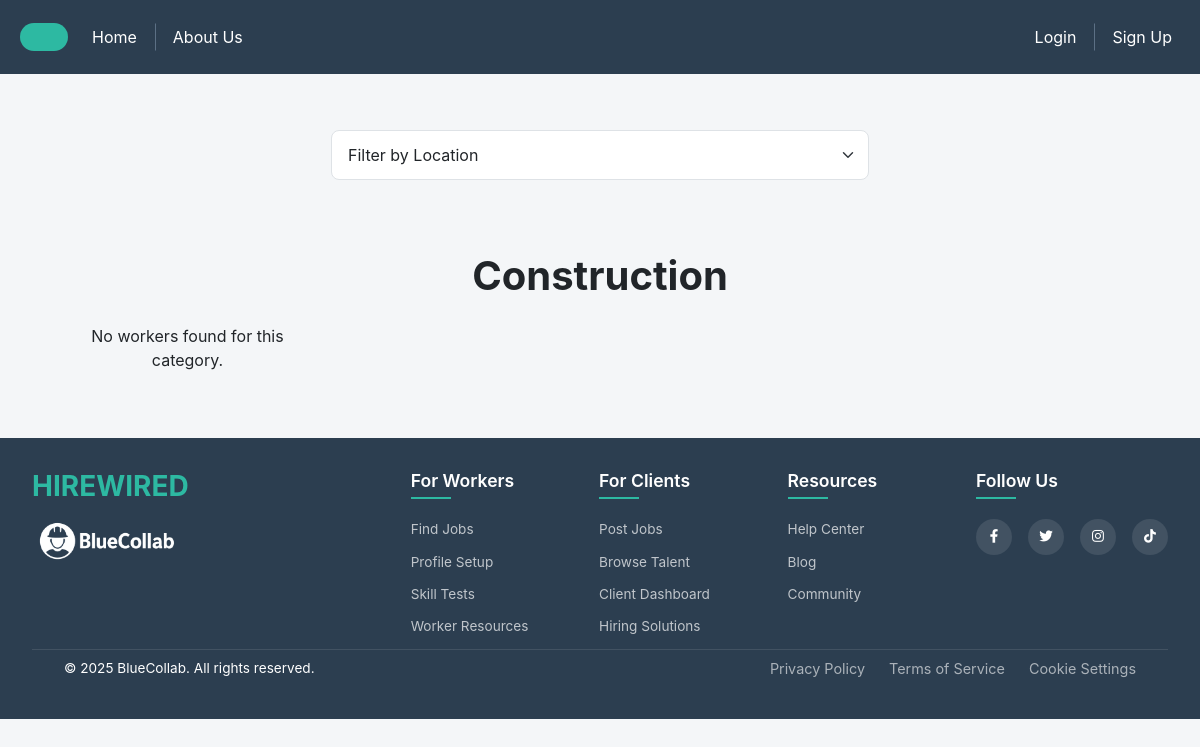
The app's page /workers/?category=Construction, older data.
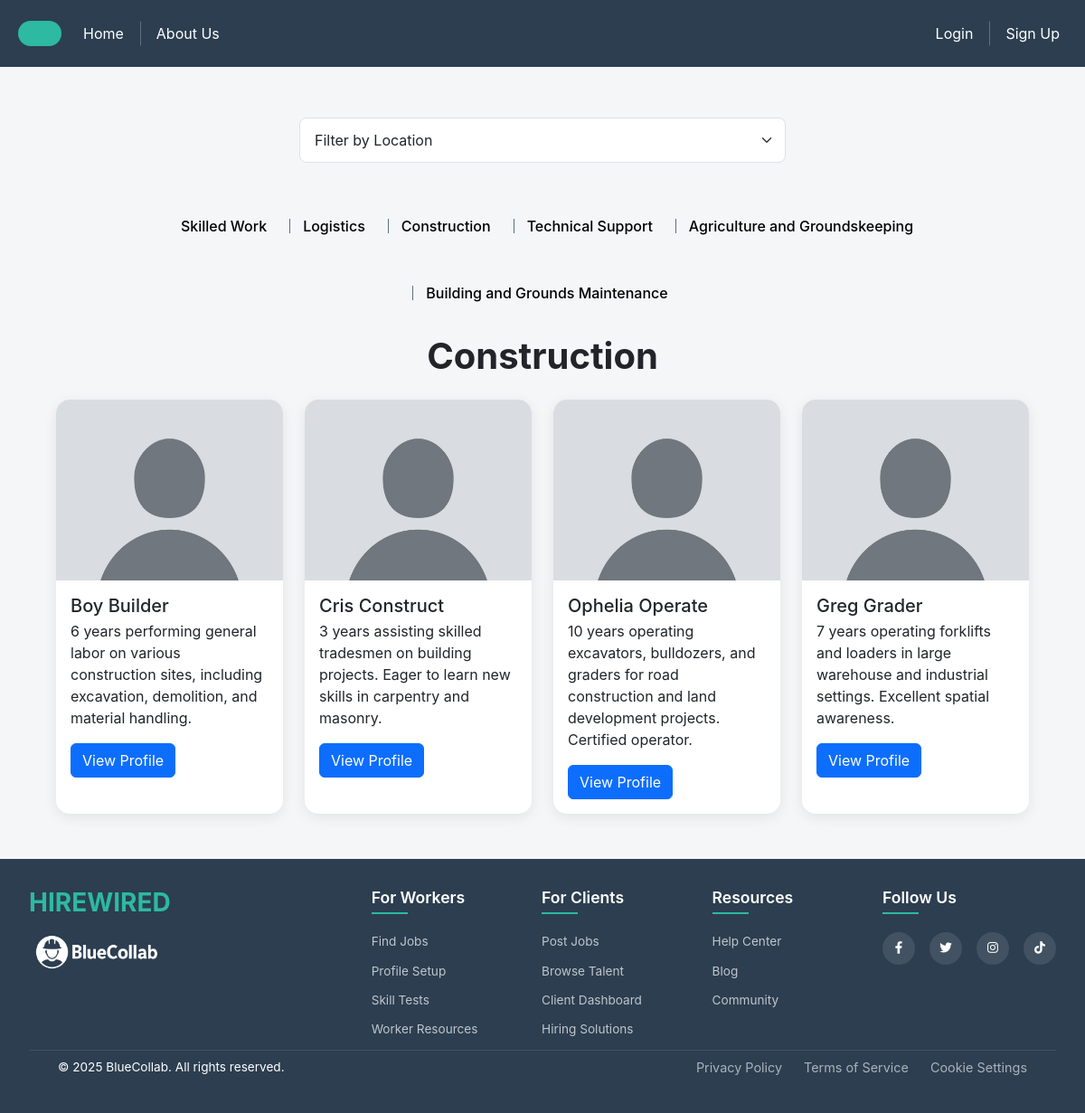
The same page, newer data.
### profiles/models.py (models this page shows, shortened)
class Category(models.Model):
    name = models.CharField(max_length=255, unique=True)
    def __str__(self):
        return self.name

class WorkerProfile(models.Model):
    user = models.OneToOneField(settings.AUTH_USER_MODEL, on_delete=models.CASCADE)
    categories = models.ManyToManyField(Category, blank=True)
    location = models.CharField(max_length=255, blank=True)
    experience = models.TextField(blank=True)
    details = models.TextField(blank=True)
    contact_number = models.CharField(max_length=100, blank=True)
    profile_picture = models.ImageField(upload_to='profile_pictures/', blank=True, null=True, default='profile_pictures/default.jpg')
    certification = models.FileField(upload_to='certifications/', blank=True, null=True)

### session/models.py (models this page shows, shortened)
class User(AbstractUser):
    USER_TYPE_CHOICES = (
        ('worker', 'Worker'),
        ('employer', 'Employer'),
    )
    username = models.CharField(max_length=20, unique=True)
    user_type = models.CharField(max_length=10, choices=USER_TYPE_CHOICES)
    contact_number = models.CharField(max_length=100, blank=True, null=True)
    objects = UserManager()

### hireworkers/views.py (the view)
# urls.py: path('workers/', hire_workers_view, name='hire_workers_view'),
def hire_workers_view(request, *args, **kwargs):
    selected_location = request.GET.get("location")
    categories = Category.objects.all()
    selected_category = request.GET.get('category') or (categories[0].name if categories else None)
    workers = []
    if selected_category:
        workers = get_user_model().objects.filter(
            workerprofile__categories__name=selected_category
        ).distinct()
        if selected_location:
            workers = workers.filter(workerprofile__location__icontains=selected_location)
    locations = get_user_model().objects.filter(
        workerprofile__categories__name=selected_category
    ).exclude(workerprofile__location__isnull=True) \
     .exclude(workerprofile__location__exact='') \
     .values_list('workerprofile__location', flat=True).distinct()
    context = {
        'categories': categories,
        'selected_category': selected_category,
        'workers': workers,
        'locations': locations,
        'selected_location': selected_location,
    }
    return render(request, 'workers.html', context)

### hireworkers/templates/workers.html (shortened to what this page needs)
{% extends 'base.html' %}
{% load static %}
{% block add_css %}
    <link rel="stylesheet" href="{% static 'css/hireworker.css' %}">
    <link href="https://cdn.jsdelivr.net/npm/aos@2.3.4/dist/aos.css" rel="stylesheet">
{% endblock  %}
{% block nav %}
    {% include 'nav.html' %}
{% endblock %}
{% block content %}
<div class="body-container">
    <div class="col">
        <form method="GET">
            <div class="row mb-3 justify-content-center">
                <div class="col-md-6">
                    <select name="location" class="form-select" onchange="this.form.submit()">
                        <option value="">Filter by Location</option>
                    </select>
                </div>
            </div>
        </form>
    </div>
    <div class="row">
        <nav class="d-flex justify-content-center mt-3 flex-wrap">
            <div class="categories-nav-wrapper">
                {% for cat in categories %}
                    <a href="?category={{ cat }}" class="categories-nav {% if cat == selected_category %}active{% endif %}">{{ cat }}</a>
                {% endfor %}
            </div>
        </nav>
    </div>
    <div class="text-center mt-4">
        <h1>{{ selected_category }}</h1>
    </div>
    <div class="container mt-4">
        <div class="row row-cols-1 row-cols-sm-2 row-cols-md-3 row-cols-lg-4 g-4">
            {% for worker in workers %}
                <div class="col" data-aos="fade-up">
                    <div class="card h-100">
                        <img src="{{ worker.workerprofile.profile_picture.url }}" class="card-img-top" alt="Profile picture">
                        <div class="card-body">
                            <h5 class="card-title">{{ worker.get_full_name }}</h5>
                            <p class="card-text">{{ worker.workerprofile.experience|truncatewords:20 }}</p>
                            <a href="{% url 'hire_worker_profile_view' worker.id %}" class="btn btn-primary">View Profile</a>
                        </div>
                    </div>
                </div>
            {% empty %}
                <div class="text-center col-12">
                    <p>No workers found for this category.</p>
                </div>
            {% endfor %}
        </div>
    </div>
</div>
{% endblock %}
{% block footer %}
    {% include 'footer.html' %}
{% endblock %}

Row changes from the older to the newer data that the page shows:
added Category: name "Skilled Work"
added Category: name "Logistics"
added Category: name "Construction"
added Category: name "Technical Support"
added Category: name "Agriculture and Groundskeeping"
added Category: name "Building and Grounds Maintenance"
added User: workerprofile.profile_picture (placeholder picture), get_full_name "Boy Builder", workerprofile.experience "6 years performing general labor on various construction sites, including excavation, demolition, and material handling."
added User: workerprofile.profile_picture (placeholder picture), get_full_name "Cris Construct", workerprofile.experience "3 years assisting skilled tradesmen on building projects. Eager to learn new skills in carpentry and masonry."
added User: workerprofile.profile_picture (placeholder picture), get_full_name "Ophelia Operate", workerprofile.experience "10 years operating excavators, bulldozers, and graders for road construction and land development projects. Certified operator."
added User: workerprofile.profile_picture (placeholder picture), get_full_name "Greg Grader", workerprofile.experience "7 years operating forklifts and loaders in large warehouse and industrial settings. Excellent spatial awareness."
Text that changed along with them:
{{ selected_category }}: "Construction" → (not shown)
text no longer shown: "No workers found for this category."
